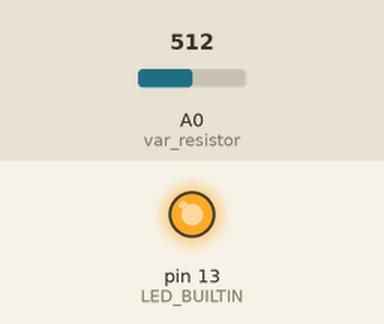
Recording of a sketch running on a simulated Arduino Uno, built with avr-gcc and run on an emulated ATmega328P. On the bench: output pins drawn as LEDs (lit = HIGH). The inputs (shaded band) are chosen by the test bench; at power-on: A0 (var_resistor) = 512. What the sketch prints to the serial monitor is not drawn.

Above: at 1.2 s.
1.3 s: A0 (var_resistor) set to 0
3.0 s: A0 (var_resistor) set to 122
At 3.18 s:
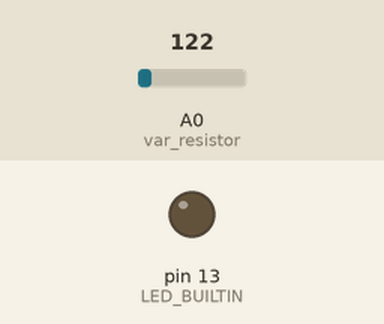
Timing chart, 0 to 12.0 s (numbered marks = the images above; inputs shaded):
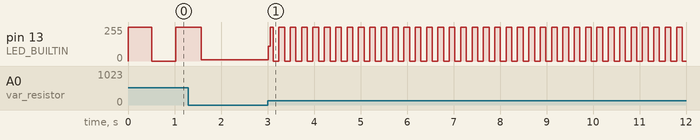

Measured:
- after the input at 3.0 s, pin 13 (LED_BUILTIN): 11/255 → 109/255 at once, then moves between 0/255 and 255/255, repeating every 0.49 s

The sketch:

activity-4e.ino
```cpp
#include <MsTimer2.h>

#define var_resistor A0

int var_resistor_value;

void readVariableResistor();

// the setup function runs once when you press reset or power the board
void setup() {
  // initialize digital pin LED_BUILTIN as an output.
  pinMode(LED_BUILTIN, OUTPUT);
  Serial.begin(115200);

  MsTimer2::set(20, readVariableResistor);
  MsTimer2::start();
}

// the loop function runs over and over again forever
void loop() {
  var_resistor_value = analogRead(var_resistor);
  Serial.println(var_resistor_value);
  digitalWrite(LED_BUILTIN, HIGH);   // turn the LED on (HIGH is the voltage level)
  delay(var_resistor_value);                       // wait for a second
  digitalWrite(LED_BUILTIN, LOW);    // turn the LED off by making the voltage LOW
  delay(var_resistor_value);                       // wait for a second
}

void readVariableResistor() {
  var_resistor_value = analogRead(var_resistor);
  Serial.println(var_resistor_value);
}
```
